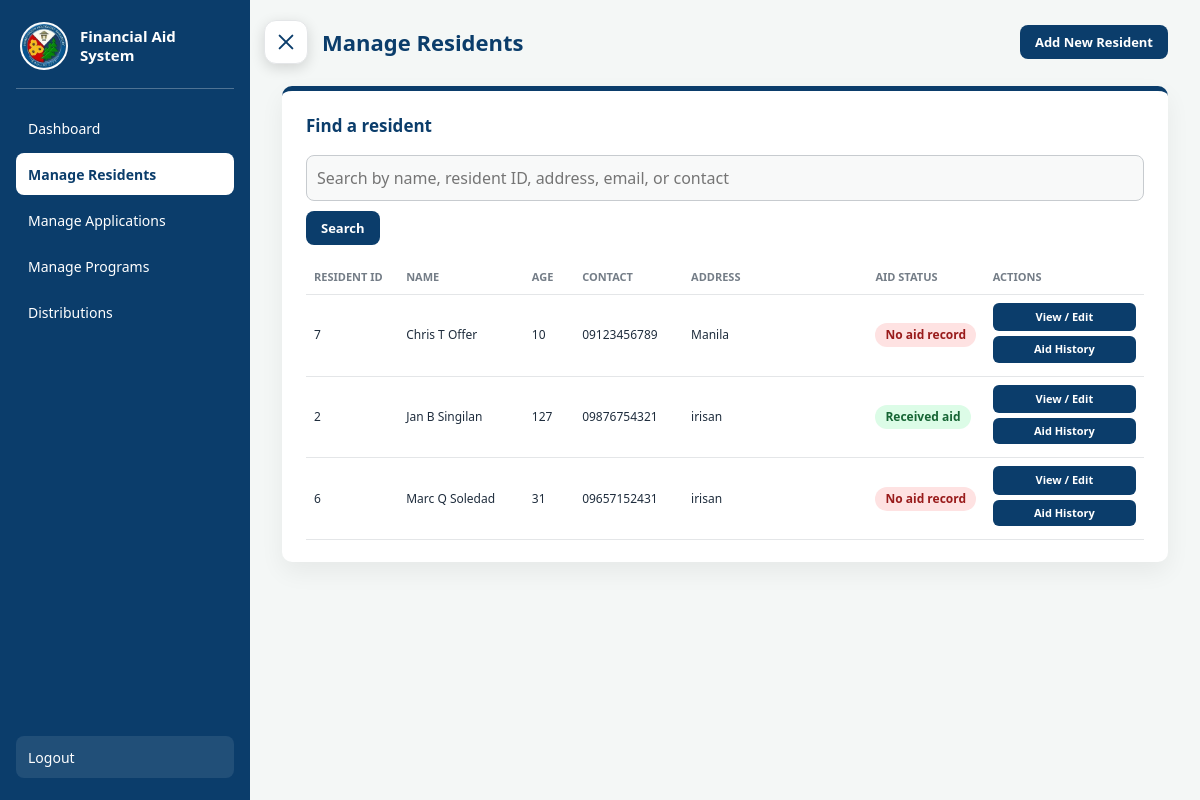
Page /worker/resident_management.php (signed in) on the earlier database version.
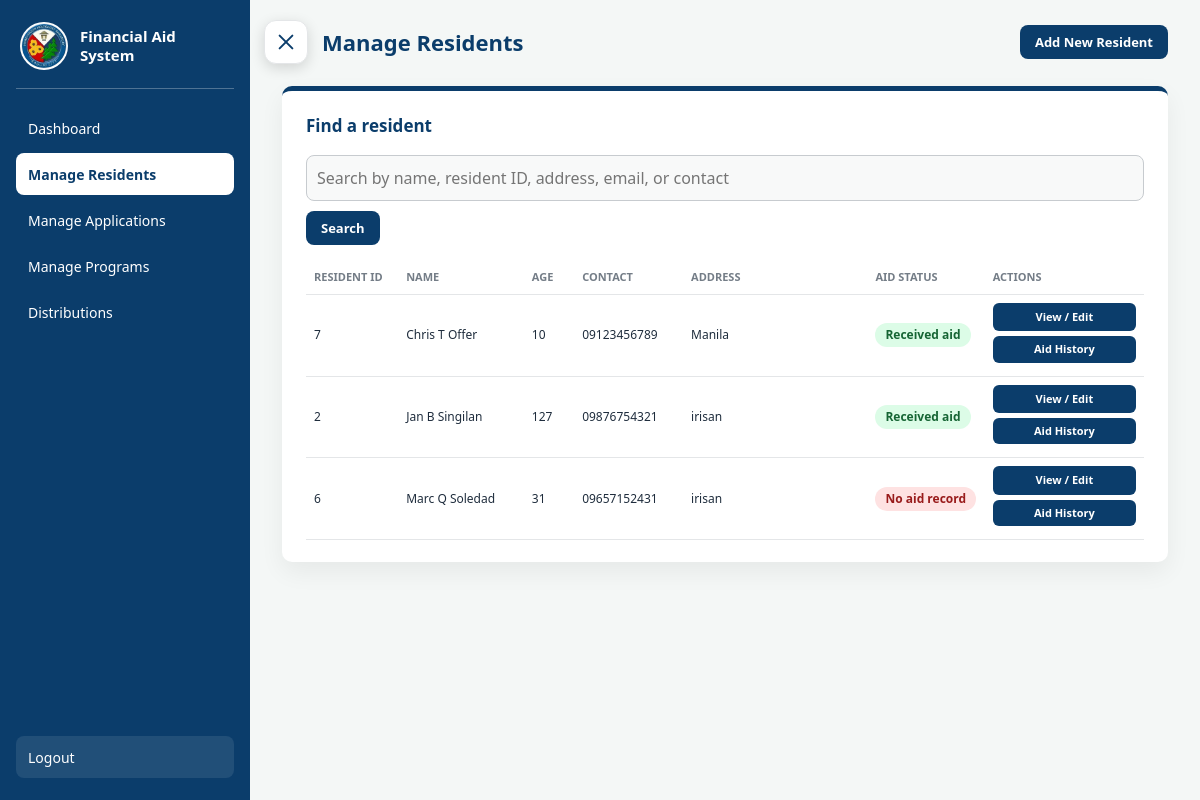
Same page on the later database version.
### tables this page shows
CREATE TABLE `resident_information` (
  `resident_id`       INT NOT NULL AUTO_INCREMENT,
  `user_id`           INT DEFAULT NULL,
  `firstname`         VARCHAR(50)  NOT NULL,
  `middlename`        VARCHAR(50)  DEFAULT NULL,
  `lastname`          VARCHAR(50)  NOT NULL,
  `suffix`            VARCHAR(10)  DEFAULT NULL,
  `nickname`          VARCHAR(50)  DEFAULT NULL,
  `birthdate`         DATE DEFAULT NULL,
  `move_in_date`      DATE DEFAULT NULL,
  `age`               TINYINT UNSIGNED DEFAULT NULL,       
  `gender`            ENUM('Male','Female','Other') DEFAULT NULL,
  `civilstatus`       ENUM('Single','Married','Widowed','Annulled') DEFAULT NULL,
  `contact`           VARCHAR(20)  DEFAULT NULL,
  `email`             VARCHAR(100) DEFAULT NULL,
  `housenumber`       VARCHAR(20)  DEFAULT NULL,
  `street`            VARCHAR(60) DEFAULT NULL,
  `barangay`          VARCHAR(50) DEFAULT NULL,
  `city`              VARCHAR(50) DEFAULT NULL,
  `province`          VARCHAR(50) DEFAULT NULL,
  `zipcode`           CHAR(4)      DEFAULT NULL,            
  `address`           VARCHAR(300) DEFAULT NULL,           
  `birthplace`        VARCHAR(60) DEFAULT NULL,
  `occupation`        VARCHAR(60) DEFAULT NULL,
  `monthly_income`    DECIMAL(10,2) DEFAULT NULL,
  `education`         ENUM('Elementary','High School','Senior High School','College','Graduate','Vocational') DEFAULT NULL,
  `course`            VARCHAR(100) DEFAULT NULL,
  `talents`           TEXT DEFAULT NULL,
  `marketable_skills` TEXT DEFAULT NULL,
  `health_condition`  TEXT DEFAULT NULL,
  `transport_mode`    ENUM('Public transportation','Personal vehicle','Company service','Walking','Other') DEFAULT NULL,
  `transport_details` VARCHAR(100) DEFAULT NULL,
  `soloparent`        ENUM('Yes','No') DEFAULT NULL,
  `children`          TINYINT UNSIGNED DEFAULT NULL,       
  `member`            ENUM('Yes','No') DEFAULT NULL,
  `program`           VARCHAR(100) DEFAULT NULL,
  `dependent`         ENUM('Yes','No') DEFAULT NULL,
  `relationship`      VARCHAR(50) DEFAULT NULL,
  `benefits`          VARCHAR(100) DEFAULT NULL,           
  `school`            VARCHAR(100) DEFAULT NULL,
  `yearlevel`         VARCHAR(30)  DEFAULT NULL,
  `enrolled`          VARCHAR(20)  DEFAULT NULL,
  `attained`          VARCHAR(30) DEFAULT NULL,
  `senior`            VARCHAR(150) DEFAULT NULL,           
  `issues`            TEXT DEFAULT NULL,
  PRIMARY KEY (`resident_id`),
  UNIQUE KEY `resident_information_user_id` (`user_id`),
  KEY `idx_resident_name` (`lastname`, `firstname`),       
  CONSTRAINT `resident_information_user_fk`
    FOREIGN KEY (`user_id`) REFERENCES `user` (`user_id`)
    ON DELETE SET NULL
);

### classes/resident.php (called while the page is built, shortened)
<?php
	class Resident{
		private PDO $pdo;
		function __construct(PDO $pdo){
			$this -> pdo = $pdo;
		}
		public function search_residents($search = ''){
			$sql = "SELECT ri.*,
					EXISTS (
						SELECT 1
						FROM application a
						INNER JOIN assistance_release release_record
							ON release_record.applicant_id = a.applicant_id
						WHERE a.resident_id = ri.resident_id
					) AS has_received_aid
				FROM resident_information ri";
			$params = [];
			$sql .= " ORDER BY ri.lastname, ri.firstname, ri.resident_id DESC";
			$prep = $this->pdo->prepare($sql);
			$prep->execute($params);
			return $prep->fetchAll(PDO::FETCH_ASSOC);
		}
	}
?>

### worker/resident_management.php (the view, shortened to what this page needs)
<?php
require_once "../dbconn.php";
require_once "../classes/resident.php";
$residentManager = new Resident($pdo);
$escape = function ($value) {
    return htmlspecialchars(is_scalar($value ?? null) ? (string)$value : '', ENT_QUOTES, 'UTF-8');
};
$search = trim((string)($_GET['q'] ?? ''));
$residentId = filter_var($_GET['edit'] ?? null, FILTER_VALIDATE_INT);
$isEditing = $residentId !== false && $residentId !== null && $residentId > 0;
$residents = $residentManager->search_residents($search);
$formOpen = $isEditing || (($_GET['action'] ?? '') === 'add') || ($_SERVER['REQUEST_METHOD'] === 'POST');
?>
<!DOCTYPE html>
<html lang="en">
<head>
    <link rel="stylesheet" href="../theme.css">
    <link rel="stylesheet" href="../application/application_style.css">
</head>
<body>
<div class="dashboard">
    <?php $activePage = 'residents'; require __DIR__ . '/sidebar.php'; ?>
    <main class="main-content">
        <div class="topbar">
            <h2>Manage Residents</h2>
            <a class="search-clear" href="resident_management.php?action=add">Add New Resident</a>
        </div>
        <section class="panel">
            <div class="panel-header"><h3>Find a resident</h3></div>
            <form method="get" class="resident-search">
                <input class="search-input" type="search" name="q" value="<?php echo $escape($search); ?>" placeholder="Search by name, resident ID, address, email, or contact">
                <button class="search-btn" type="submit">Search</button>
            </form>
            <?php if ($search !== '' || !$formOpen): ?>
                <div class="table-wrapper">
                    <table class="applicant-table resident-table">
                        <colgroup>
                            <col style="width: 11%">
                            <col style="width: 15%">
                            <col style="width: 6%">
                            <col style="width: 13%">
                            <col style="width: 22%">
                            <col style="width: 14%">
                            <col style="width: 19%">
                        </colgroup>
                        <thead><tr><th scope="col">Resident ID</th><th scope="col">Name</th><th scope="col">Age</th><th scope="col">Contact</th><th scope="col">Address</th><th scope="col">Aid Status</th><th scope="col">Actions</th></tr></thead>
                        <tbody>
                        <?php foreach ($residents as $item): ?>
                            <tr>
                                <td data-label="Resident ID"><?php echo $escape($item['resident_id']); ?></td>
                                <td data-label="Name"><?php echo $escape(trim(implode(' ', array_filter([$item['firstname'], $item['middlename'], $item['lastname'], $item['suffix']])))); ?></td>
                                <td data-label="Age"><?php echo $escape($item['age'] ?? ''); ?></td>
                                <td data-label="Contact"><?php echo $escape($item['contact'] ?? ''); ?></td>
                                <td data-label="Address"><?php echo $escape($item['address'] ?? ''); ?></td>
                                <td data-label="Aid Status">
                                    <span class="badge <?php echo !empty($item['has_received_aid']) ? 'badge-yes' : 'badge-no'; ?>">
                                        <?php echo !empty($item['has_received_aid']) ? 'Received aid' : 'No aid record'; ?>
                                    </span>
                                </td>
                                <td data-label="Actions">
                                    <a class="resident-link" href="resident_management.php?edit=<?php echo urlencode((string)$item['resident_id']); ?>">View / Edit</a>
                                    <a class="open-record-btn" href="resident_record.php?id=<?php echo urlencode((string)$item['resident_id']); ?>">Aid History</a>
                                </td>
                            </tr>
                        <?php endforeach; ?>
                        </tbody>
                    </table>
                </div>
            <?php endif; ?>
        </section>
    </main>
</div>
</body>
</html>

### worker/sidebar.php (shortened to what this page needs)
<?php
$activePage = $activePage ?? '';
$navigation = [
    'dashboard' => ['index.php', 'Dashboard'],
    'residents' => ['resident_management.php', 'Manage Residents'],
    'applications' => ['manage_applications.php', 'Manage Applications'],
    'programs' => ['manage_programs.php', 'Manage Programs'],
    'distributions' => ['distributions.php', 'Distributions'],
    'logout' => ['logout.php', 'Logout'],
];
?>
<label for="sidebar-toggle" class="hamburger" aria-label="Toggle navigation">☰</label>
<aside class="sidebar">
    <h3>Financial Aid System</h3>
    <?php foreach ($navigation as $page => $item): ?>
        <a href="<?php echo htmlspecialchars($item[0], ENT_QUOTES, 'UTF-8'); ?>"<?php echo $activePage === $page ? ' class="active"' : ''; ?>>
            <?php echo htmlspecialchars($item[1], ENT_QUOTES, 'UTF-8'); ?>
        </a>
    <?php endforeach; ?>
</aside>

### worker/resident_management.php (style rules this page uses)
.resident-form > label input, .resident-form > label select, .search-input { width: 100%; padding: 10px; border: 1px solid #bbb; border-radius: 5px; font: inherit; }
.resident-actions button, .resident-actions a, .resident-link { display: inline-block; padding: 9px 13px; border: 0; border-radius: 5px; background: #2563eb; color: white; text-decoration: none; cursor: pointer; font: inherit; }
.resident-search { display: flex; gap: 10px; margin-bottom: 16px; }
.resident-table { width: 100%; min-width: 0; table-layout: fixed; }
.resident-table th, .resident-table td { padding: 8px; white-space: normal; overflow-wrap: anywhere; font-size: 12px; }
.resident-table th { font-size: 11px; }
.resident-table td:last-child a { display: block; width: 100%; margin: 0 0 5px; padding: 6px; text-align: center; white-space: normal; font-size: 11px; }

Differences in the rows shown:
changed resident_information "Chris T Offer": text "No aid record" → "Received aid"
